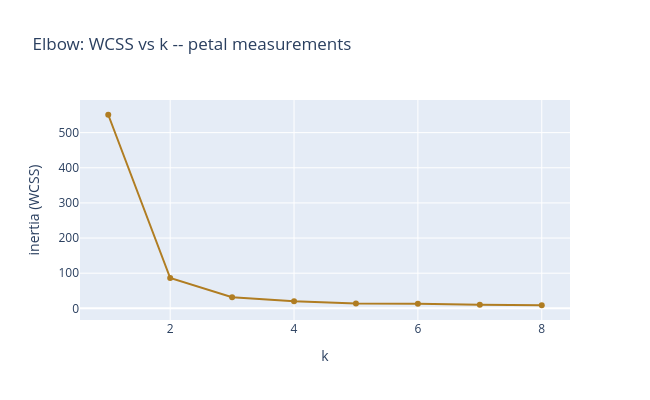

Source (notebook cell):
### Markdown cell above
**Idea -- the elbow.** Run k-means for a whole range of k and plot WCSS against k. More prototypes can only ever help the training objective, so the curve always falls -- what we are looking for is the k where it stops falling *fast*.

### Code cell
k_values = range(1, 9)
inertia_by_k = []
for k in k_values:
    h = kmeans_from_scratch(X, k, n_iter=15, seed=1)
    inertia_by_k.append(h["inertia"][-1])

fig = go.Figure(go.Scatter(x=list(k_values), y=inertia_by_k, mode="lines+markers", line=dict(color=GOLD)))
fig.update_layout(title="Elbow: WCSS vs k -- petal measurements",
                   xaxis_title="k", yaxis_title="inertia (WCSS)", width=650, height=400)
fig.show()

### Figure 1 — Plotly figure (JSON) as saved in the notebook; plotly's stock layout.template omitted (floating-point values rounded to 4 significant figures)
{"data": [{"line": {"color": "#b07d22"}, "mode": "lines+markers", "type": "scatter", "x": [1, 2, 3, 4, 5, 6, 7, 8], "y": [550.9, 86.39, 31.41, 20.3, 14.01, 13.27, 10.2, 8.831]}], "layout": {"height": 400, "title": {"text": "Elbow: WCSS vs k -- petal measurements"}, "width": 650, "xaxis": {"title": {"text": "k"}}, "yaxis": {"title": {"text": "inertia (WCSS)"}}}}
